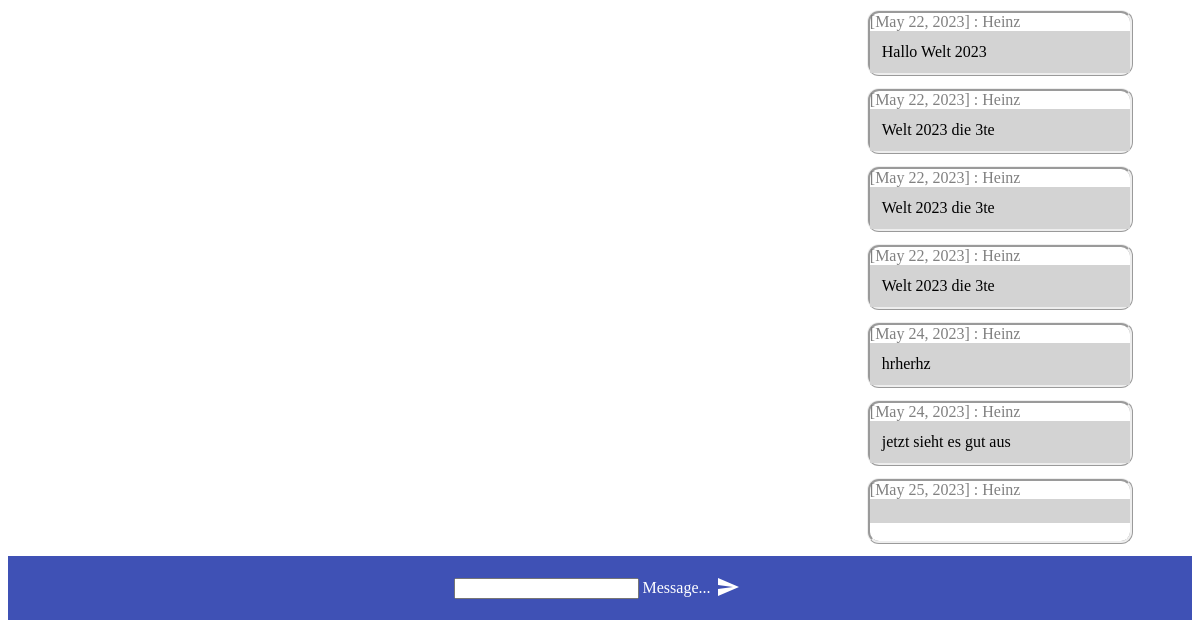
The app's page /chat/ (signed in, lower part), older data.
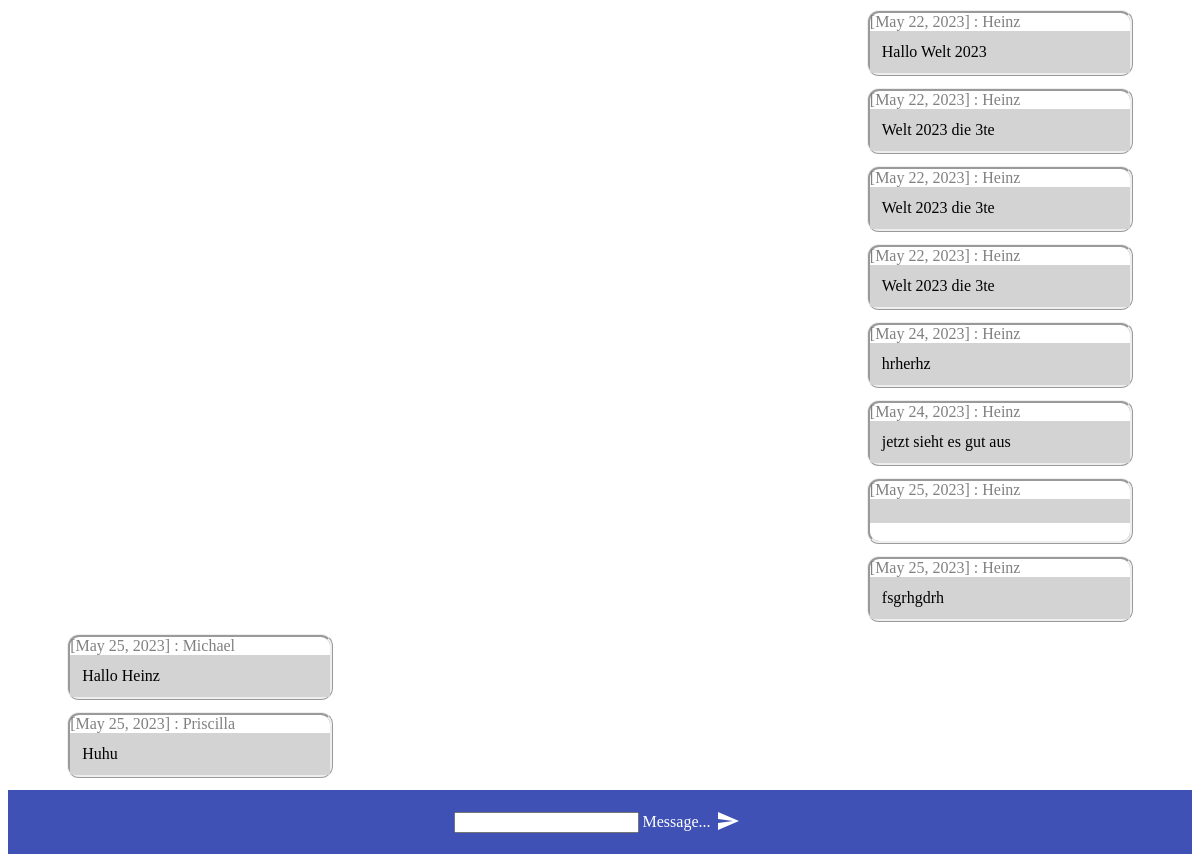
The same page, newer data.
### chat/models.py (models this page shows)
class Message(models.Model):
    text = models.CharField(max_length=500)
    created_at = models.DateField(default=date.today)
    chat = models.ForeignKey(Chat, on_delete=models.CASCADE, related_name='chat_message_set', default=None, blank=True, null=True)
    author = models.ForeignKey(settings.AUTH_USER_MODEL, on_delete=models.CASCADE, related_name='author_message_set')
    receiver = models.ForeignKey(settings.AUTH_USER_MODEL, on_delete=models.CASCADE, related_name='receiver_message_set')

### chat/views.py (the view, shortened to what this page needs)
# urls.py: path('chat/', index),
@login_required(login_url='/login/')
def index(request):
    chatMessages = Message.objects.filter(chat__id=1)
    return render(request, 'chat/index.html', {'messages' : chatMessages})

### chat/templates/chat/index.html (shortened to what this page needs)
{% extends "base.html" %}
{% block content %}
{% if request.user.is_authenticated %}
<div id="messageContainer">
  {% for message in messages %}
  <div class="mdl-card {% if message.author.first_name == user.first_name %}authorMessage{% endif %}">
    <div class="mdl-card__title">
      <span class="color-gray"> [{{ message.created_at }}] : {{ message.author.first_name}}</span>
    </div>
    <div class="mdl-card__media">
      {{ message.text }}
    </div>
  </div>
  {% endfor %}
</div>
{% else %}
<h1>You are not logged in</h1>
<p>You have to logg in first</p><br>
Please click <a href="/login/">here</a>.
{% endif %}
{% endblock %}

Row changes from the older to the newer data that the page shows:
added Message: created_at "May 25, 2023", author.first_name "Heinz", text "fsgrhgdrh"
added Message: created_at "May 25, 2023", author.first_name "Michael", text "Hallo Heinz"
added Message: created_at "May 25, 2023", author.first_name "Priscilla", text "Huhu"
